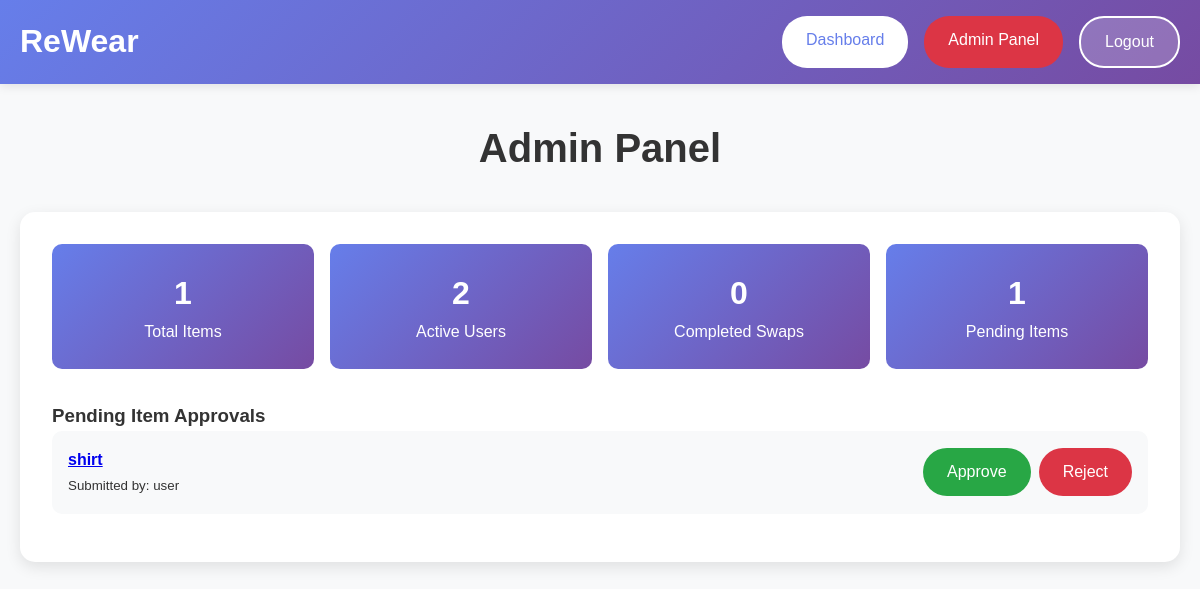
/admin-panel/ (signed in), run on an earlier commit of the app's database.
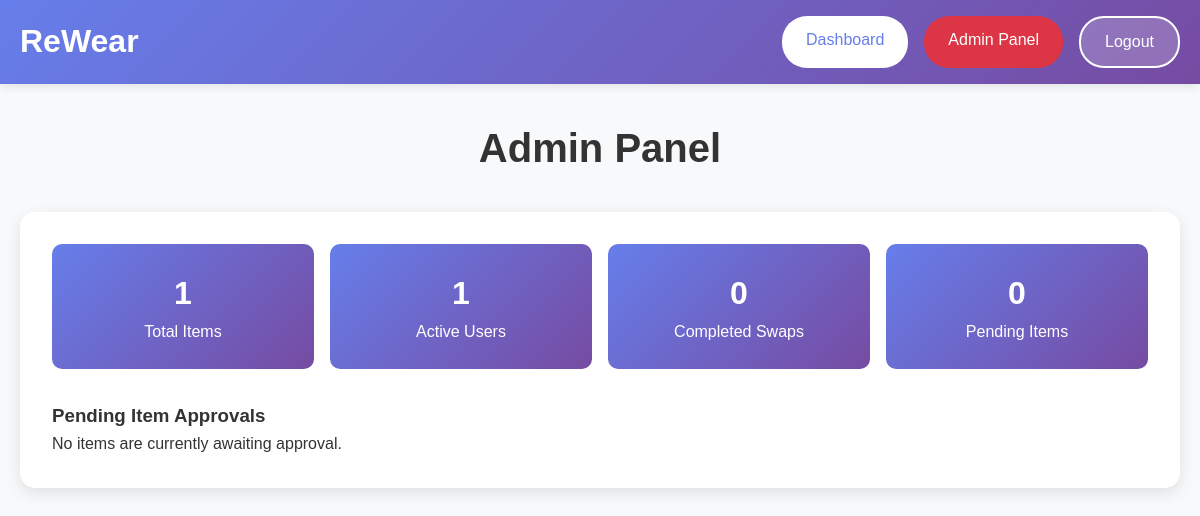
And on a later commit of the database.
### core/models.py (models this page shows, shortened)
class Item(models.Model):
    CATEGORY_CHOICES = [
        ('tops', 'Tops'), ('bottoms', 'Bottoms'), ('dresses', 'Dresses'),
        ('outerwear', 'Outerwear'), ('shoes', 'Shoes'), ('accessories', 'Accessories')
    ]
    SIZE_CHOICES = [
        ('xs', 'XS'), ('s', 'S'), ('m', 'M'), ('l', 'L'), ('xl', 'XL'), ('xxl', 'XXL')
    ]
    CONDITION_CHOICES = [
        ('new', 'New with tags'), ('excellent', 'Excellent'),
        ('good', 'Good'), ('fair', 'Fair')
    ]
    STATUS_CHOICES = [
        ('available', 'Available'), ('swapped', 'Swapped')
    ]
    title = models.CharField(max_length=200)
    description = models.TextField()
    category = models.CharField(max_length=20, choices=CATEGORY_CHOICES)
    size = models.CharField(max_length=5, choices=SIZE_CHOICES)
    condition = models.CharField(max_length=10, choices=CONDITION_CHOICES)
    status = models.CharField(max_length=10, choices=STATUS_CHOICES, default='available')
    uploader = models.ForeignKey(User, on_delete=models.CASCADE, related_name='items')
    tags = models.CharField(max_length=50, blank=True)
    image = models.ImageField(upload_to='item_images/', default='item_images/default.png')
    approved = models.BooleanField(default=True)
    created_at = models.DateTimeField(auto_now_add=True)

class User(AbstractUser):
    points = models.IntegerField(default=50)

### core/views.py (the view)
# urls.py: path('admin-panel/', views.admin_panel, name='admin_panel'),
@user_passes_test(is_admin)
def admin_panel(request):
    pending_items = Item.objects.filter(approved=False)
    stats = {
        'total_items': Item.objects.count(),
        'active_users': User.objects.count(),
        'pending_items_count': pending_items.count(),
    }
    return render(request, 'core/admin_panel.html', {'stats': stats, 'pending_items': pending_items})

### core/views.py (called while the page is built)
def is_admin(user):
    return user.is_staff

### core/templates/core/admin_panel.html (shortened to what this page needs)
{% extends 'core/base.html' %}
{% block content %}
<section class="page-section">
    <div class="container">
        <h2 class="section-title">Admin Panel</h2>
        <div class="admin-panel">
            <div class="admin-stats">
                <div class="stat-card">
                    <div class="stat-number">{{ stats.total_items }}</div>
                    <div>Total Items</div>
                </div>
                <div class="stat-card">
                    <div class="stat-number">{{ stats.active_users }}</div>
                    <div>Active Users</div>
                </div>
                <div class="stat-card">
                    <div class="stat-number">0</div>
                    <div>Completed Swaps</div>
                </div>
                <div class="stat-card">
                    <div class="stat-number">{{ stats.pending_items_count }}</div>
                    <div>Pending Items</div>
                </div>
            </div>
            <div class="pending-items">
                <h3>Pending Item Approvals</h3>
                {% for item in pending_items %}
                <div class="pending-item">
                    <div>
                        <strong><a href="{% url 'item_detail' item.id %}">{{ item.title }}</a></strong><br>
                        <small>Submitted by: {{ item.uploader.username }}</small>
                    </div>
                    <div class="pending-item-actions">
                        <a href="{% url 'approve_item' item.id %}" class="btn btn-success">Approve</a>
                        <a href="{% url 'reject_item' item.id %}" class="btn btn-danger">Reject</a>
                    </div>
                </div>
                {% empty %}
                <p>No items are currently awaiting approval.</p>
                {% endfor %}
            </div>
        </div>
    </div>
</section>
{% endblock %}```

### core/templates/core/base.html (shortened to what this page needs)
{% load static %}
<!DOCTYPE html>
<html lang="en">
<head>
    <link rel="stylesheet" href="{% static 'core/css/style.css' %}">
</head>
<body>
    <header>
        <div class="container">
            <div class="header-content">
                <a href="{% url 'landing' %}" class="logo">ReWear</a>
                <div class="nav-buttons">
                    {% if user.is_authenticated %}
                        <a href="{% url 'dashboard' %}" class="btn btn-primary">Dashboard</a>
                        {% if user.is_staff %}
                             <a href="{% url 'admin_panel' %}" class="btn btn-danger">Admin Panel</a>
                        {% endif %}
                        <a href="{% url 'logout' %}" class="btn btn-secondary">Logout</a>
                    {% else %}
                        <a href="{% url 'login' %}" class="btn btn-primary">Login</a>
                        <a href="{% url 'signup' %}" class="btn btn-secondary">Sign Up</a>
                    {% endif %}
                </div>
            </div>
        </div>
    </header>
    <main>
        {% block content %}{% endblock %}
    </main>
</body>
</html>

### core/static/core/css/style.css (style rules this page uses)
* { margin: 0; padding: 0; box-sizing: border-box; }
body { font-family: 'Arial', sans-serif; line-height: 1.6; color: #333; background: #f8f9fa; }
.container { max-width: 1200px; margin: 0 auto; padding: 0 20px; }
header { background: linear-gradient(135deg, #667eea 0%, #764ba2 100%); color: white; padding: 1rem 0; box-shadow: 0 2px 10px rgba(0,0,0,0.1); }
.header-content { display: flex; justify-content: space-between; align-items: center; }
.logo { font-size: 2rem; font-weight: bold; text-decoration: none; color: white; }
.nav-buttons { display: flex; gap: 1rem; }
.btn { padding: 0.7rem 1.5rem; border: none; border-radius: 25px; cursor: pointer; font-weight: 500; text-decoration: none; display: inline-block; transition: all 0.3s ease; text-align: center; }
.btn-primary { background: white; color: #667eea; }
.btn-secondary { background: rgba(255,255,255,0.2); color: white; border: 2px solid white; }
.btn-danger { background: #dc3545; color: white; }
.page-section { padding: 2rem 0; }
.section-title { text-align: center; font-size: 2.5rem; margin-bottom: 2rem; color: #333; }
.admin-panel { background: white; padding: 2rem; border-radius: 15px; box-shadow: 0 5px 15px rgba(0,0,0,0.1); margin-top: 2rem; }
.admin-stats { display: grid; grid-template-columns: repeat(auto-fit, minmax(200px, 1fr)); gap: 1rem; margin-bottom: 2rem; }
.stat-card { background: linear-gradient(135deg, #667eea, #764ba2); color: white; padding: 1.5rem; border-radius: 10px; text-align: center; }
.stat-number { font-size: 2rem; font-weight: bold; }
.pending-items { margin-top: 2rem; }

What changed in the data, as far as the page shows it:
removed Item: title "shirt", uploader.username "user"
Also different on the page:
{{ stats.active_users }}: "2" → "1"
{{ stats.pending_items_count }}: "1" → "0"
text now shown: "No items are currently awaiting approval."
